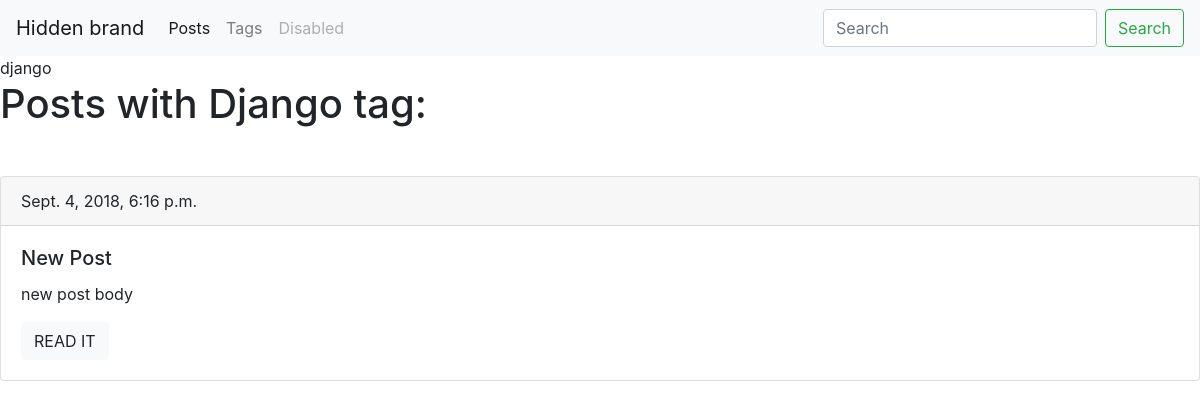
Before: /blog/tag/django2 with the older database file.
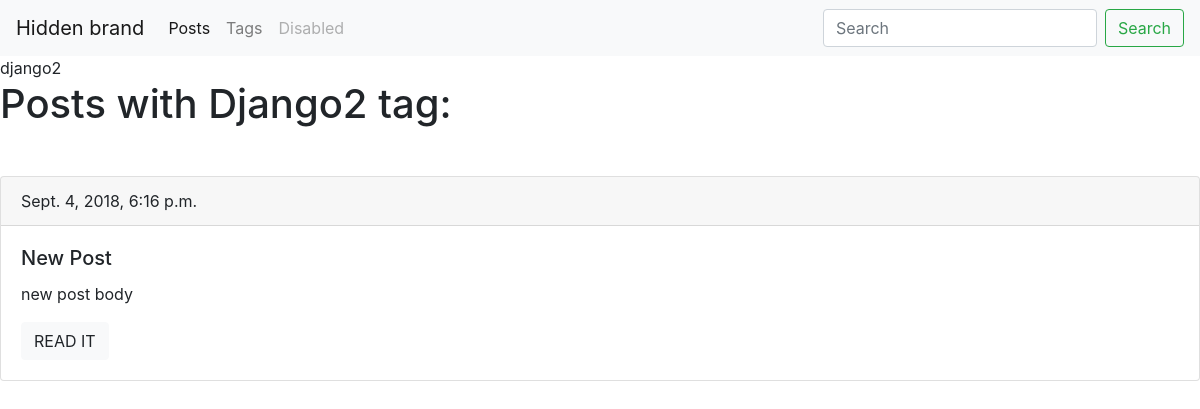
After: the same page with the newer database file.
### blog/models.py (models this page shows, shortened)
class Tag(models.Model):
    title = models.CharField(max_length=50)
    slug = models.SlugField(max_length=50, unique=True)

class Post(models.Model):
    title = models.CharField(max_length=150, db_index=True)
    slug = models.SlugField(max_length=150, unique=True)
    body = models.TextField(blank=True, db_index=True)
    tags = models.ManyToManyField('Tag', blank=True, related_name='posts')
    date_pub = models.DateTimeField(auto_now_add=True)
    def get_absolute_url(self):
        return reverse('post_details_url', kwargs={'slug': self.slug})

### blog/views.py (the view)
# urls.py: path('tag/<str:slug>', tag_detail, name='tag_detail_url')
def tag_detail(request, slug):
    tag = Tag.objects.get(slug__iexact=slug)
    return render(request, 'blog/tag_detail.html', context={'tag': tag})

### blog/templates/blog/tag_detail.html
{% extends 'blog/base_blog.html' %}
{% block title  %}
{{  tag.title   }} {{ block.super }}
{% endblock%}
{% block content  %}
    <h1 class="mb-5"> Posts with {{ tag.title| title }} tag: </h1>
        {% for post  in tag.posts.all    %}
            <div class="card mb-4">
                <div class="card-header">
                    {{post.date_pub}}
                </div>
                <div class="card-body">
                    <h5 class="card-title">{{post.title}}</h5>
                    <p class="card-text">{{post.body|truncatewords:15}}</p>
                    <a href="{{ post.get_absolute_url }}" class="btn btn-light">READ IT</a>
                </div>
            </div>
        {% endfor %}
{% endblock%}

### blog/templates/blog/base_blog.html
{% extends 'base.html' %}

### templates/base.html (shortened to what this page needs)
<!DOCTYPE html>
<html lang="en">
<head>
    <link rel="stylesheet" href="https://stackpath.bootstrapcdn.com/bootstrap/4.1.3/css/bootstrap.min.css"
>
</head>
<body>
<nav class="navbar navbar-expand-lg navbar-light bg-light">
    <div class="collapse navbar-collapse" id="navbarTogglerDemo01">
        <a class="navbar-brand" href="#">Hidden brand</a>
        <ul class="navbar-nav mr-auto mt-2 mt-lg-0">
            <li class="nav-item active">
                <a class="nav-link" href="{% url 'posts_list_url' %}">Posts</a>
            </li>
            <li class="nav-item">
                <a class="nav-link" href="{% url 'tags_list_url' %}">Tags</a>
            </li>
            <li class="nav-item">
                <a class="nav-link disabled" href="#">Disabled</a>
            </li>
        </ul>
        <form class="form-inline my-2 my-lg-0">
            <input class="form-control mr-sm-2" type="search" placeholder="Search" aria-label="Search">
            <button class="btn btn-outline-success my-2 my-sm-0" type="submit">Search</button>
        </form>
    </div>
</nav>
{% block title %}
{% endblock %}
{% block content %}
{% endblock %}
</body>
</html>

Changed rows visible on the page:
changed Tag: title "django" → "django2"; title "Django" → "Django2"
